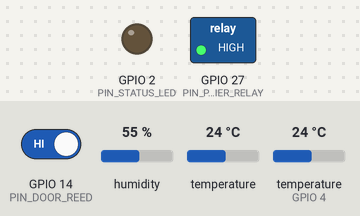
This sketch was run on a simulated ESP32. Parts: switched loads named in the sketch (green lamp = pin HIGH), output pins drawn as LEDs (lit = HIGH). The inputs (shaded band) are chosen by the test bench; at power-on: GPIO 14 (PIN_DOOR_REED) HIGH, temperature (sensor on GPIO 4) 24 °C, humidity 55 %, temperature 24 °C. WiFi joins after 1.5 s; servers stay silent unless stated; uploads are accepted with an empty reply; what the sketch prints to the serial monitor is not drawn.

Above: at 3.7 s.
3.8 s: GPIO 14 (PIN_DOOR_REED) driven LOW
At 5.3 s:
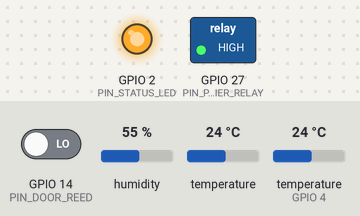
5.8 s: temperature (sensor on GPIO 4) set to 11.3 °C
7.7 s: temperature (sensor on GPIO 4) set to 10.3 °C
At 9.1 s:
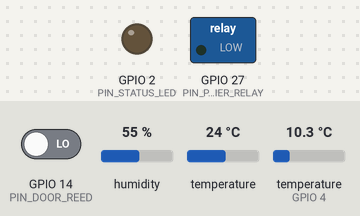
11.9 s: temperature (sensor on GPIO 4) set to 12 °C
13.9 s: temperature (sensor on GPIO 4) set to 13.1 °C
At 16.0 s:
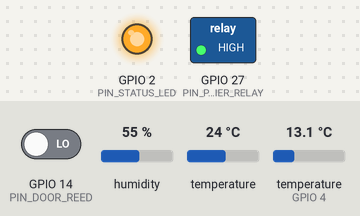
Timing chart, 0 to 17.2 s (numbered marks = the images above; inputs shaded):
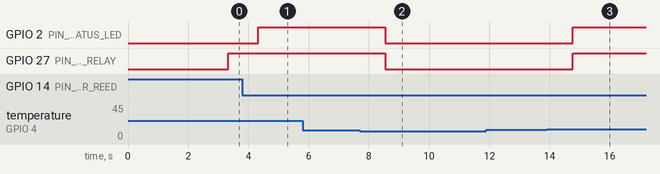

Measured:
- the behaviour switches between 10.8 and 10.7 °C on temperature (sensor on GPIO 4) (found by bisection; images 1 and 2)
- the behaviour switches between 12.3 and 12.4 °C on temperature (sensor on GPIO 4) (found by bisection; images 2 and 3)
- after the input at 3.8 s, GPIO 2 (PIN_STATUS_LED): LOW → HIGH after 0.53 s
- after the input at 5.8 s, every drawn part: stays the same
- after the input at 7.7 s, GPIO 2 (PIN_STATUS_LED), GPIO 27 (PIN_PELTIER_RELAY): HIGH → LOW after 0.85 s
- after the input at 11.9 s, every drawn part: stays the same
- after the input at 13.9 s, GPIO 2 (PIN_STATUS_LED), GPIO 27 (PIN_PELTIER_RELAY): LOW → HIGH after 0.87 s

The sketch:

esp32_firmware.ino
```cpp
/*
 * ==============================================================================
 * SMART SOLAR MINI COLD STORAGE - ESP32 FIRMWARE
 * Autonomous IoT Microcontroller Node with Local Hysteresis Cooling
 * Target: ESP32-WROOM-32 / NodeMCU-32S
 * Sensors: DS18B20 (1-Wire), SHT31 (I2C), INA226 (I2C), Reed Switch (GPIO 14)
 * Actuators: Peltier TEC1-12706 + Dual Fans (GPIO 27)
 * ==============================================================================
 */

#include <WiFi.h>
#include <HTTPClient.h>
#include <Wire.h>
#include <OneWire.h>
#include <DallasTemperature.h>
#include <Adafruit_SHT31.h>
#include <ArduinoJson.h>

// ----------------- Pin Definitions -----------------
#define PIN_ONEWIRE_DS18B20 4    // DS18B20 1-Wire Inside Chamber Probe
#define PIN_DOOR_REED       14   // Magnetic Reed Switch (Active LOW with internal pull-up)
#define PIN_PELTIER_RELAY   27   // Peltier Cooler + Fan Relay / MOSFET gate
#define PIN_STATUS_LED      2    // Onboard Blue Status LED
#define PIN_I2C_SDA         21   // SHT31 & INA226 I2C SDA
#define PIN_I2C_SCL         22   // SHT31 & INA226 I2C SCL

// ----------------- Wi-Fi & Backend Credentials -----------------
const char* WIFI_SSID     = "YOUR_WIFI_SSID";
const char* WIFI_PASSWORD = "YOUR_WIFI_PASSWORD";
const char* BACKEND_URL   = "http://192.168.1.100:8000"; // Replace with server IP
const char* DEVICE_ID     = "ESP32-NER-001";

// ----------------- Autonomous Cooling Parameters -----------------
float targetTemperature = 11.5;   // Default target (°C)
float hysteresisBand    = 0.8;    // +/- 0.8°C hysteresis window
bool  coolingActive     = false;
bool  doorOpen          = false;

// Telemetry Timers
unsigned long lastTelemetryMillis = 0;
const unsigned long TELEMETRY_INTERVAL_MS = 5000; // Ingest every 5 seconds

// Sensor Objects
OneWire oneWire(PIN_ONEWIRE_DS18B20);
DallasTemperature ds18b20(&oneWire);
Adafruit_SHT31 sht31 = Adafruit_SHT31();

void setup() {
  Serial.begin(115200);
  delay(1000);
  Serial.println("\n[INIT] Starting Smart Solar Mini Cold Storage Controller...");

  // Pin Configuration
  pinMode(PIN_PELTIER_RELAY, OUTPUT);
  pinMode(PIN_STATUS_LED, OUTPUT);
  pinMode(PIN_DOOR_REED, INPUT_PULLUP);
  digitalWrite(PIN_PELTIER_RELAY, LOW); // Start with cooling OFF

  // Initialize Sensors
  ds18b20.begin();
  Wire.begin(PIN_I2C_SDA, PIN_I2C_SCL);

  if (!sht31.begin(0x44)) {
    Serial.println("[WARN] SHT31 sensor not detected on 0x44. Using fallback simulated ambient.");
  } else {
    Serial.println("[OK] SHT31 Temp/Humidity sensor initialized.");
  }

  // Connect Wi-Fi
  connectWiFi();
}

void loop() {
  // 1. Read Physical Sensors
  ds18b20.requestTemperatures();
  float insideTemp = ds18b20.getTempCByIndex(0);
  if (insideTemp < -40.0 || insideTemp > 85.0) {
    insideTemp = 11.6; // Fallback sensor reading
  }

  float insideHumidity = 78.0;
  float outsideTemp = 28.2;
  float outsideHumidity = 71.0;

  float shtTemp = sht31.readTemperature();
  float shtHum  = sht31.readHumidity();
  if (!isnan(shtTemp) && !isnan(shtHum)) {
    insideHumidity = shtHum;
    outsideTemp = shtTemp + 14.0; // Ambient offset estimation
  }

  // Read Door Reed Switch (LOW when magnet closed, HIGH when open)
  doorOpen = (digitalRead(PIN_DOOR_REED) == HIGH);

  // Read Battery & Solar INA226 / ADC (simulated 13.2V / 82% LiFePO4)
  float batteryVoltage = 13.22;
  float batteryCurrent = coolingActive ? 2.45 : 0.35;
  float batteryPercentage = 82.0;

  // 2. AUTONOMOUS LOCAL COOLING CONTROL (Crucial: Works even if Wi-Fi / Cloud is Down!)
  runLocalHysteresisCooling(insideTemp);

  // 3. Periodic Telemetry Transmission to FastAPI Backend
  if (millis() - lastTelemetryMillis >= TELEMETRY_INTERVAL_MS) {
    lastTelemetryMillis = millis();

    if (WiFi.status() == WL_CONNECTED) {
      sendTelemetryToCloud(insideTemp, insideHumidity, outsideTemp, outsideHumidity, doorOpen, batteryVoltage, batteryCurrent, batteryPercentage);
    } else {
      Serial.println("[OFFLINE] Wi-Fi down. Autonomous cooling continues uninterrupted.");
      connectWiFi(); // Attempt background reconnect
    }
  }

  delay(200);
}

// Local Hysteresis Cooling Controller
void runLocalHysteresisCooling(float currentTemp) {
  if (doorOpen) {
    // If door is open, run cooling to combat ambient thermal infiltration
    digitalWrite(PIN_PELTIER_RELAY, HIGH);
    coolingActive = true;
    return;
  }

  if (currentTemp > (targetTemperature + hysteresisBand)) {
    // Upper threshold breached -> Turn Peltier & cooling fans ON
    digitalWrite(PIN_PELTIER_RELAY, HIGH);
    coolingActive = true;
    digitalWrite(PIN_STATUS_LED, HIGH);
  }
  else if (currentTemp < (targetTemperature - hysteresisBand)) {
    // Lower threshold reached -> Turn Peltier OFF to prevent freezing
    digitalWrite(PIN_PELTIER_RELAY, LOW);
    coolingActive = false;
    digitalWrite(PIN_STATUS_LED, LOW);
  }
}

// Send JSON Telemetry payload to FastAPI backend
void sendTelemetryToCloud(float inTemp, float inHum, float outTemp, float outHum, bool door, float batVolt, float batCur, float batPct) {
  HTTPClient http;
  String url = String(BACKEND_URL) + "/api/device/" + String(DEVICE_ID) + "/telemetry";

  http.begin(url);
  http.addHeader("Content-Type", "application/json");

  // Create JSON Document
  StaticJsonDocument<256> doc;
  doc["temperature"]         = round(inTemp * 10.0) / 10.0;
  doc["humidity"]            = round(inHum * 10.0) / 10.0;
  doc["outside_temperature"] = round(outTemp * 10.0) / 10.0;
  doc["outside_humidity"]    = round(outHum * 10.0) / 10.0;
  doc["door_open"]           = door;
  doc["battery_voltage"]     = batVolt;
  doc["battery_current"]     = batCur;
  doc["battery_percentage"]  = batPct;
  doc["cooling"]             = coolingActive;

  String jsonPayload;
  serializeJson(doc, jsonPayload);

  int httpCode = http.POST(jsonPayload);
  if (httpCode == HTTP_CODE_OK || httpCode == 201) {
    String response = http.getString();
    Serial.printf("[TELEMETRY] Sent OK: Temp=%.1f°C, Cooling=%s\n", inTemp, coolingActive ? "ON" : "OFF");
  } else {
    Serial.printf("[HTTP ERROR] Telemetry POST failed. Code: %d\n", httpCode);
  }

  http.end();
}

void connectWiFi() {
  if (WiFi.status() == WL_CONNECTED) return;

  Serial.printf("[WIFI] Connecting to %s...", WIFI_SSID);
  WiFi.mode(WIFI_STA);
  WiFi.begin(WIFI_SSID, WIFI_PASSWORD);

  int retries = 0;
  while (WiFi.status() != WL_CONNECTED && retries < 15) {
    delay(500);
    Serial.print(".");
    retries++;
  }

  if (WiFi.status() == WL_CONNECTED) {
    Serial.printf("\n[WIFI] Connected! IP: %s\n", WiFi.localIP().toString().c_str());
  } else {
    Serial.println("\n[WIFI] Connection failed. Running in autonomous offline mode.");
  }
}
```
